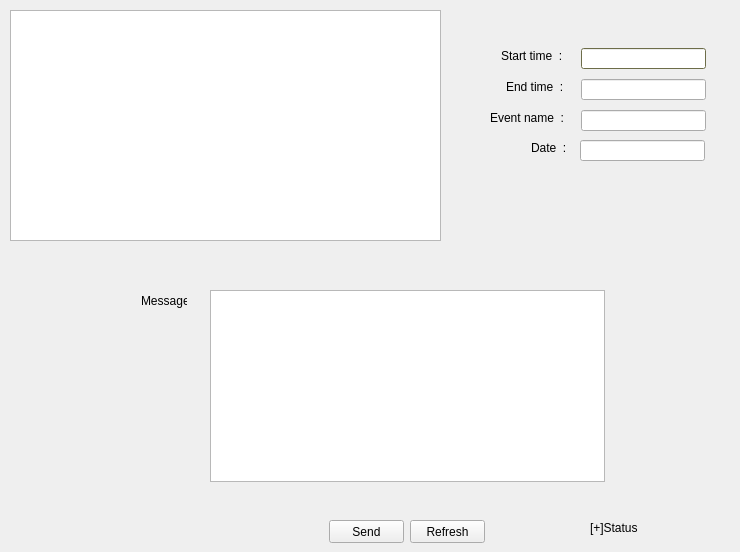
     <widget class="QWidget" name="tab_4">
      <attribute name="title">
       <string>Schedule</string>
      </attribute>
      <widget class="QTableView" name="tableView4">
       <property name="geometry">
        <rect>
         <x>10</x>
         <y>10</y>
         <width>431</width>
         <height>231</height>
        </rect>
       </property>
      </widget>
      <widget class="QLabel" name="label_Starttime4">
       <property name="geometry">
        <rect>
         <x>501</x>
         <y>48</y>
         <width>72</width>
         <height>16</height>
        </rect>
       </property>
       <property name="text">
        <string>Start time  :</string>
       </property>
      </widget>
      <widget class="QLabel" name="label_Endtime4">
       <property name="geometry">
        <rect>
         <x>506</x>
         <y>79</y>
         <width>67</width>
         <height>16</height>
        </rect>
       </property>
       <property name="text">
        <string>End time  :</string>
       </property>
      </widget>
      <widget class="QLineEdit" name="lineEdit_Endtime4">
       <property name="geometry">
        <rect>
         <x>581</x>
         <y>79</y>
         <width>125</width>
         <height>21</height>
        </rect>
       </property>
       <property name="maxLength">
        <number>50</number>
       </property>
       <property name="readOnly">
        <bool>true</bool>
       </property>
      </widget>
      <widget class="QLineEdit" name="lineEdit_Starttime4">
       <property name="geometry">
        <rect>
         <x>581</x>
         <y>48</y>
         <width>125</width>
         <height>21</height>
        </rect>
       </property>
       <property name="palette">
        <palette>
         <active>
          <colorrole role="WindowText">
           <brush brushstyle="SolidPattern">
            <color alpha="255">
             <red>0</red>
             <green>0</green>
             <blue>0</blue>
            </color>
           </brush>
          </colorrole>
          <colorrole role="Button">
           <brush brushstyle="SolidPattern">
            <color alpha="255">
             <red>153</red>
             <green>153</green>
             <blue>102</blue>
            </color>
           </brush>
          </colorrole>
          <colorrole role="Light">
           <brush brushstyle="SolidPattern">
            <color alpha="255">
             <red>230</red>
             <green>230</green>
             <blue>153</blue>
            </color>
           </brush>
          </colorrole>
          <colorrole role="Midlight">
           <brush brushstyle="SolidPattern">
            <color alpha="255">
             <red>191</red>
             <green>191</green>
             <blue>127</blue>
            </color>
           </brush>
          </colorrole>
          <colorrole role="Dark">
           <brush brushstyle="SolidPattern">
            <color alpha="255">
             <red>76</red>
             <green>76</green>
             <blue>51</blue>
            </color>
           </brush>
          </colorrole>
          <colorrole role="Mid">
           <brush brushstyle="SolidPattern">
            <color alpha="255">
             <red>102</red>
             <green>102</green>
             <blue>68</blue>
            </color>
           </brush>
          </colorrole>
          <colorrole role="Text">
           <brush brushstyle="SolidPattern">
            <color alpha="255">
             <red>0</red>
             <green>0</green>
             <blue>0</blue>
            </color>
           </brush>
          </colorrole>
          <colorrole role="BrightText">
           <brush brushstyle="SolidPattern">
            <color alpha="255">
             <red>255</red>
             <green>255</green>
             <blue>255</blue>
            </color>
           </brush>
          </colorrole>
          <colorrole role="ButtonText">
           <brush brushstyle="SolidPattern">
            <color alpha="255">
             <red>0</red>
             <green>0</green>
             <blue>0</blue>
            </color>
           </brush>
          </colorrole>
          <colorrole role="Base">
           <brush brushstyle="SolidPattern">
            <color alpha="255">
             <red>255</red>
             <green>255</green>
             <blue>255</blue>
            </color>
           </brush>
          </colorrole>
          <colorrole role="Window">
           <brush brushstyle="SolidPattern">
            <color alpha="255">
             <red>153</red>
             <green>153</green>
             <blue>102</blue>
            </color>
           </brush>
          </colorrole>
          <colorrole role="Shadow">
           <brush brushstyle="SolidPattern">
            <color alpha="255">
             <red>0</red>
             <green>0</green>
             <blue>0</blue>
            </color>
           </brush>
          </colorrole>
          <colorrole role="AlternateBase">
           <brush brushstyle="SolidPattern">
            <color alpha="255">
             <red>204</red>
             <green>204</green>
             <blue>178</blue>
            </color>
           </brush>
          </colorrole>
          <colorrole role="ToolTipBase">
           <brush brushstyle="SolidPattern">
            <color alpha="255">
             <red>255</red>
             <green>255</green>
             <blue>220</blue>
            </color>
           </brush>
          </colorrole>
          <colorrole role="ToolTipText">
           <brush brushstyle="SolidPattern">
            <color alpha="255">
             <red>0</red>
             <green>0</green>
             <blue>0</blue>
            </color>
           </brush>
          </colorrole>
         </active>
         <inactive>
          <colorrole role="WindowText">
           <brush brushstyle="SolidPattern">
            <color alpha="255">
             <red>0</red>
             <green>0</green>
             <blue>0</blue>
            </color>
           </brush>
          </colorrole>
          <colorrole role="Button">
           <brush brushstyle="SolidPattern">
            <color alpha="255">
             <red>153</red>
             <green>153</green>
             <blue>102</blue>
            </color>
           </brush>
          </colorrole>
          <colorrole role="Light">
           <brush brushstyle="SolidPattern">
            <color alpha="255">
             <red>230</red>
             <green>230</green>
             <blue>153</blue>
            </color>
           </brush>
          </colorrole>
          <colorrole role="Midlight">
           <brush brushstyle="SolidPattern">
            <color alpha="255">
             <red>191</red>
             <green>191</green>
             <blue>127</blue>
            </color>
           </brush>
          </colorrole>
          <colorrole role="Dark">
           <brush brushstyle="SolidPattern">
            <color alpha="255">
             <red>76</red>
             <green>76</green>
             <blue>51</blue>
            </color>
           </brush>
          </colorrole>
          <colorrole role="Mid">
           <brush brushstyle="SolidPattern">
            <color alpha="255">
             <red>102</red>
             <green>102</green>
             <blue>68</blue>
            </color>
           </brush>
          </colorrole>
          <colorrole role="Text">
           <brush brushstyle="SolidPattern">
            <color alpha="255">
             <red>0</red>
             <green>0</green>
             <blue>0</blue>
            </color>
           </brush>
          </colorrole>
          <colorrole role="BrightText">
           <brush brushstyle="SolidPattern">
            <color alpha="255">
             <red>255</red>
             <green>255</green>
             <blue>255</blue>
            </color>
           </brush>
          </colorrole>
          <colorrole role="ButtonText">
           <brush brushstyle="SolidPattern">
            <color alpha="255">
             <red>0</red>
             <green>0</green>
             <blue>0</blue>
            </color>
           </brush>
          </colorrole>
          <colorrole role="Base">
           <brush brushstyle="SolidPattern">
            <color alpha="255">
             <red>255</red>
             <green>255</green>
             <blue>255</blue>
            </color>
           </brush>
          </colorrole>
          <colorrole role="Window">
           <brush brushstyle="SolidPattern">
            <color alpha="255">
             <red>153</red>
             <green>153</green>
             <blue>102</blue>
            </color>
           </brush>
          </colorrole>
          <colorrole role="Shadow">
           <brush brushstyle="SolidPattern">
            <color alpha="255">
             <red>0</red>
             <green>0</green>
             <blue>0</blue>
            </color>
           </brush>
          </colorrole>
          <colorrole role="AlternateBase">
           <brush brushstyle="SolidPattern">
            <color alpha="255">
             <red>204</red>
             <green>204</green>
             <blue>178</blue>
            </color>
           </brush>
          </colorrole>
          <colorrole role="ToolTipBase">
           <brush brushstyle="SolidPattern">
            <color alpha="255">
             <red>255</red>
             <green>255</green>
             <blue>220</blue>
            </color>
           </brush>
          </colorrole>
          <colorrole role="ToolTipText">
           <brush brushstyle="SolidPattern">
            <color alpha="255">
             <red>0</red>
             <green>0</green>
             <blue>0</blue>
            </color>
           </brush>
          </colorrole>
         </inactive>
         <disabled>
          <colorrole role="WindowText">
           <brush brushstyle="SolidPattern">
            <color alpha="255">
             <red>76</red>
             <green>76</green>
             <blue>51</blue>
            </color>
           </brush>
          </colorrole>
          <colorrole role="Button">
           <brush brushstyle="SolidPattern">
            <color alpha="255">
             <red>153</red>
             <green>153</green>
             <blue>102</blue>
            </color>
           </brush>
          </colorrole>
          <colorrole role="Light">
           <brush brushstyle="SolidPattern">
            <color alpha="255">
             <red>230</red>
             <green>230</green>
             <blue>153</blue>
            </color>
           </brush>
          </colorrole>
          <colorrole role="Midlight">
           <brush brushstyle="SolidPattern">
            <color alpha="255">
             <red>191</red>
             <green>191</green>
             <blue>127</blue>
            </color>
           </brush>
          </colorrole>
          <colorrole role="Dark">
           <brush brushstyle="SolidPattern">
            <color alpha="255">
             <red>76</red>
             <green>76</green>
             <blue>51</blue>
            </color>
           </brush>
          </colorrole>
          <colorrole role="Mid">
           <brush brushstyle="SolidPattern">
            <color alpha="255">
             <red>102</red>
             <green>102</green>
             <blue>68</blue>
            </color>
           </brush>
          </colorrole>
          <colorrole role="Text">
           <brush brushstyle="SolidPattern">
            <color alpha="255">
             <red>76</red>
             <green>76</green>
             <blue>51</blue>
            </color>
           </brush>
          </colorrole>
          <colorrole role="BrightText">
           <brush brushstyle="SolidPattern">
            <color alpha="255">
             <red>255</red>
             <green>255</green>
             <blue>255</blue>
            </color>
           </brush>
          </colorrole>
          <colorrole role="ButtonText">
           <brush brushstyle="SolidPattern">
            <color alpha="255">
             <red>76</red>
             <green>76</green>
             <blue>51</blue>
            </color>
           </brush>
          </colorrole>
          <colorrole role="Base">
           <brush brushstyle="SolidPattern">
            <color alpha="255">
             <red>153</red>
             <green>153</green>
             <blue>102</blue>
            </color>
           </brush>
          </colorrole>
          <colorrole role="Window">
           <brush brushstyle="SolidPattern">
            <color alpha="255">
             <red>153</red>
             <green>153</green>
             <blue>102</blue>
            </color>
           </brush>
          </colorrole>
          <colorrole role="Shadow">
           <brush brushstyle="SolidPattern">
            <color alpha="255">
             <red>0</red>
             <green>0</green>
             <blue>0</blue>
            </color>
           </brush>
          </colorrole>
          <colorrole role="AlternateBase">
           <brush brushstyle="SolidPattern">
            <color alpha="255">
             <red>153</red>
             <green>153</green>
             <blue>102</blue>
            </color>
           </brush>
          </colorrole>
          <colorrole role="ToolTipBase">
           <brush brushstyle="SolidPattern">
            <color alpha="255">
             <red>255</red>
             <green>255</green>
             <blue>220</blue>
            </color>
           </brush>
          </colorrole>
          <colorrole role="ToolTipText">
           <brush brushstyle="SolidPattern">
            <color alpha="255">
             <red>0</red>
             <green>0</green>
             <blue>0</blue>
            </color>
           </brush>
          </colorrole>
         </disabled>
        </palette>
       </property>
       <property name="autoFillBackground">
        <bool>false</bool>
       </property>
       <property name="inputMethodHints">
        <set>Qt::ImhNone</set>
       </property>
       <property name="maxLength">
        <number>50</number>
       </property>
       <property name="readOnly">
        <bool>true</bool>
       </property>
      </widget>
      <widget class="QLineEdit" name="lineEdit_Eventname4">
       <property name="geometry">
        <rect>
         <x>581</x>
         <y>110</y>
         <width>125</width>
         <height>21</height>
        </rect>
       </property>
       <property name="maxLength">
        <number>50</number>
       </property>
       <property name="readOnly">
        <bool>true</bool>
       </property>
      </widget>
      <widget class="QLabel" name="label_Eventname4">
       <property name="geometry">
        <rect>
         <x>490</x>
         <y>110</y>
         <width>85</width>
         <height>16</height>
        </rect>
       </property>
       <property name="text">
        <string>Event name  :</string>
       </property>
      </widget>
      <widget class="QLabel" name="label_Date4">
       <property name="geometry">
        <rect>
         <x>531</x>
         <y>140</y>
         <width>41</width>
         <height>16</height>
        </rect>
       </property>
       <property name="text">
        <string>Date  :</string>
       </property>
      </widget>
      <widget class="QLineEdit" name="lineEdit_Date4">
       <property name="geometry">
        <rect>
         <x>580</x>
         <y>140</y>
         <width>125</width>
         <height>21</height>
        </rect>
       </property>
       <property name="maxLength">
        <number>50</number>
       </property>
       <property name="readOnly">
        <bool>true</bool>
       </property>
      </widget>
      <widget class="QPushButton" name="send4">
       <property name="geometry">
        <rect>
         <x>329</x>
         <y>520</y>
         <width>75</width>
         <height>23</height>
        </rect>
       </property>
       <property name="text">
        <string>Send</string>
       </property>
      </widget>
      <widget class="QLabel" name="label_Message4">
       <property name="geometry">
        <rect>
         <x>141</x>
         <y>290</y>
         <width>46</width>
         <height>22</height>
        </rect>
       </property>
       <property name="text">
        <string>Message:</string>
       </property>
      </widget>
      <widget class="QPushButton" name="Refresh4">
       <property name="geometry">
        <rect>
         <x>410</x>
         <y>520</y>
         <width>75</width>
         <height>23</height>
        </rect>
       </property>
       <property name="text">
        <string>Refresh</string>
       </property>
      </widget>
      <widget class="QPlainTextEdit" name="message4">
       <property name="geometry">
        <rect>
         <x>210</x>
         <y>290</y>
         <width>395</width>
         <height>192</height>
        </rect>
       </property>
      </widget>
      <widget class="QLabel" name="label_status4">
       <property name="geometry">
        <rect>
         <x>590</x>
         <y>520</y>
         <width>141</width>
         <height>16</height>
        </rect>
       </property>
       <property name="text">
        <string>[+]Status</string>
       </property>
      </widget>
     </widget>
